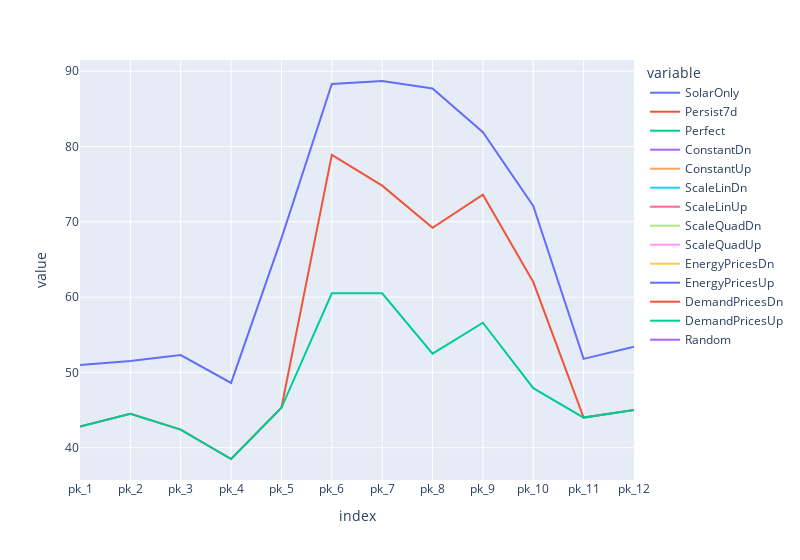

This figure's notebook cell:
### Code cell
r.sort_values('p_Ct')[[f'pk_{i}' for i in range(1,13)]].T.plot(width=800)

### Figure 1 — Plotly figure (JSON) as saved in the notebook; plotly's stock layout.template omitted (floating-point values rounded to 4 significant figures)
{"data": [{"hovertemplate": "variable=SolarOnly<br>index=%{x}<br>value=%{y}<extra></extra>", "legendgroup": "SolarOnly", "line": {"color": "#636efa", "dash": "solid"}, "marker": {"symbol": "circle"}, "mode": "lines", "name": "SolarOnly", "orientation": "v", "showlegend": true, "type": "scatter", "x": ["pk_1", "pk_2", "pk_3", "pk_4", "pk_5", "pk_6", "pk_7", "pk_8", "pk_9", "pk_10", "pk_11", "pk_12"], "xaxis": "x", "y": [51, 51.5, 52.3, 48.6, 67.8, 88.3, 88.7, 87.7, 81.9, 72.1, 51.8, 53.4], "yaxis": "y"}, {"hovertemplate": "variable=Persist7d<br>index=%{x}<br>value=%{y}<extra></extra>", "legendgroup": "Persist7d", "line": {"color": "#EF553B", "dash": "solid"}, "marker": {"symbol": "circle"}, "mode": "lines", "name": "Persist7d", "orientation": "v", "showlegend": true, "type": "scatter", "x": ["pk_1", "pk_2", "pk_3", "pk_4", "pk_5", "pk_6", "pk_7", "pk_8", "pk_9", "pk_10", "pk_11", "pk_12"], "xaxis": "x", "y": [42.8, 44.5, 42.4, 38.5, 45.3, 78.9, 74.8, 69.2, 73.6, 62, 44, 45], "yaxis": "y"}, {"hovertemplate": "variable=Perfect<br>index=%{x}<br>value=%{y}<extra></extra>", "legendgroup": "Perfect", "line": {"color": "#00cc96", "dash": "solid"}, "marker": {"symbol": "circle"}, "mode": "lines", "name": "Perfect", "orientation": "v", "showlegend": true, "type": "scatter", "x": ["pk_1", "pk_2", "pk_3", "pk_4", "pk_5", "pk_6", "pk_7", "pk_8", "pk_9", "pk_10", "pk_11", "pk_12"], "xaxis": "x", "y": [42.8, 44.5, 42.4, 38.5, 45.3, 60.5, 60.5, 52.5, 56.6, 47.9, 44, 45], "yaxis": "y"}, {"hovertemplate": "variable=ConstantDn<br>index=%{x}<br>value=%{y}<extra></extra>", "legendgroup": "ConstantDn", "line": {"color": "#ab63fa", "dash": "solid"}, "marker": {"symbol": "circle"}, "mode": "lines", "name": "ConstantDn", "orientation": "v", "showlegend": true, "type": "scatter", "x": ["pk_1", "pk_2", "pk_3", "pk_4", "pk_5", "pk_6", "pk_7", "pk_8", "pk_9", "pk_10", "pk_11", "pk_12"], "xaxis": "x", "y": [null, null, null, null, null, null, null, null, null, null, null, null], "yaxis": "y"}, {"hovertemplate": "variable=ConstantUp<br>index=%{x}<br>value=%{y}<extra></extra>", "legendgroup": "ConstantUp", "line": {"color": "#FFA15A", "dash": "solid"}, "marker": {"symbol": "circle"}, "mode": "lines", "name": "ConstantUp", "orientation": "v", "showlegend": true, "type": "scatter", "x": ["pk_1", "pk_2", "pk_3", "pk_4", "pk_5", "pk_6", "pk_7", "pk_8", "pk_9", "pk_10", "pk_11", "pk_12"], "xaxis": "x", "y": [null, null, null, null, null, null, null, null, null, null, null, null], "yaxis": "y"}, {"hovertemplate": "variable=ScaleLinDn<br>index=%{x}<br>value=%{y}<extra></extra>", "legendgroup": "ScaleLinDn", "line": {"color": "#19d3f3", "dash": "solid"}, "marker": {"symbol": "circle"}, "mode": "lines", "name": "ScaleLinDn", "orientation": "v", "showlegend": true, "type": "scatter", "x": ["pk_1", "pk_2", "pk_3", "pk_4", "pk_5", "pk_6", "pk_7", "pk_8", "pk_9", "pk_10", "pk_11", "pk_12"], "xaxis": "x", "y": [null, null, null, null, null, null, null, null, null, null, null, null], "yaxis": "y"}, {"hovertemplate": "variable=ScaleLinUp<br>index=%{x}<br>value=%{y}<extra></extra>", "legendgroup": "ScaleLinUp", "line": {"color": "#FF6692", "dash": "solid"}, "marker": {"symbol": "circle"}, "mode": "lines", "name": "ScaleLinUp", "orientation": "v", "showlegend": true, "type": "scatter", "x": ["pk_1", "pk_2", "pk_3", "pk_4", "pk_5", "pk_6", "pk_7", "pk_8", "pk_9", "pk_10", "pk_11", "pk_12"], "xaxis": "x", "y": [null, null, null, null, null, null, null, null, null, null, null, null], "yaxis": "y"}, {"hovertemplate": "variable=ScaleQuadDn<br>index=%{x}<br>value=%{y}<extra></extra>", "legendgroup": "ScaleQuadDn", "line": {"color": "#B6E880", "dash": "solid"}, "marker": {"symbol": "circle"}, "mode": "lines", "name": "ScaleQuadDn", "orientation": "v", "showlegend": true, "type": "scatter", "x": ["pk_1", "pk_2", "pk_3", "pk_4", "pk_5", "pk_6", "pk_7", "pk_8", "pk_9", "pk_10", "pk_11", "pk_12"], "xaxis": "x", "y": [null, null, null, null, null, null, null, null, null, null, null, null], "yaxis": "y"}, {"hovertemplate": "variable=ScaleQuadUp<br>index=%{x}<br>value=%{y}<extra></extra>", "legendgroup": "ScaleQuadUp", "line": {"color": "#FF97FF", "dash": "solid"}, "marker": {"symbol": "circle"}, "mode": "lines", "name": "ScaleQuadUp", "orientation": "v", "showlegend": true, "type": "scatter", "x": ["pk_1", "pk_2", "pk_3", "pk_4", "pk_5", "pk_6", "pk_7", "pk_8", "pk_9", "pk_10", "pk_11", "pk_12"], "xaxis": "x", "y": [null, null, null, null, null, null, null, null, null, null, null, null], "yaxis": "y"}, {"hovertemplate": "variable=EnergyPricesDn<br>index=%{x}<br>value=%{y}<extra></extra>", "legendgroup": "EnergyPricesDn", "line": {"color": "#FECB52", "dash": "solid"}, "marker": {"symbol": "circle"}, "mode": "lines", "name": "EnergyPricesDn", "orientation": "v", "showlegend": true, "type": "scatter", "x": ["pk_1", "pk_2", "pk_3", "pk_4", "pk_5", "pk_6", "pk_7", "pk_8", "pk_9", "pk_10", "pk_11", "pk_12"], "xaxis": "x", "y": [null, null, null, null, null, null, null, null, null, null, null, null], "yaxis": "y"}, {"hovertemplate": "variable=EnergyPricesUp<br>index=%{x}<br>value=%{y}<extra></extra>", "legendgroup": "EnergyPricesUp", "line": {"color": "#636efa", "dash": "solid"}, "marker": {"symbol": "circle"}, "mode": "lines", "name": "EnergyPricesUp", "orientation": "v", "showlegend": true, "type": "scatter", "x": ["pk_1", "pk_2", "pk_3", "pk_4", "pk_5", "pk_6", "pk_7", "pk_8", "pk_9", "pk_10", "pk_11", "pk_12"], "xaxis": "x", "y": [null, null, null, null, null, null, null, null, null, null, null, null], "yaxis": "y"}, {"hovertemplate": "variable=DemandPricesDn<br>index=%{x}<br>value=%{y}<extra></extra>", "legendgroup": "DemandPricesDn", "line": {"color": "#EF553B", "dash": "solid"}, "marker": {"symbol": "circle"}, "mode": "lines", "name": "DemandPricesDn", "orientation": "v", "showlegend": true, "type": "scatter", "x": ["pk_1", "pk_2", "pk_3", "pk_4", "pk_5", "pk_6", "pk_7", "pk_8", "pk_9", "pk_10", "pk_11", "pk_12"], "xaxis": "x", "y": [null, null, null, null, null, null, null, null, null, null, null, null], "yaxis": "y"}, {"hovertemplate": "variable=DemandPricesUp<br>index=%{x}<br>value=%{y}<extra></extra>", "legendgroup": "DemandPricesUp", "line": {"color": "#00cc96", "dash": "solid"}, "marker": {"symbol": "circle"}, "mode": "lines", "name": "DemandPricesUp", "orientation": "v", "showlegend": true, "type": "scatter", "x": ["pk_1", "pk_2", "pk_3", "pk_4", "pk_5", "pk_6", "pk_7", "pk_8", "pk_9", "pk_10", "pk_11", "pk_12"], "xaxis": "x", "y": [null, null, null, null, null, null, null, null, null, null, null, null], "yaxis": "y"}, {"hovertemplate": "variable=Random<br>index=%{x}<br>value=%{y}<extra></extra>", "legendgroup": "Random", "line": {"color": "#ab63fa", "dash": "solid"}, "marker": {"symbol": "circle"}, "mode": "lines", "name": "Random", "orientation": "v", "showlegend": true, "type": "scatter", "x": ["pk_1", "pk_2", "pk_3", "pk_4", "pk_5", "pk_6", "pk_7", "pk_8", "pk_9", "pk_10", "pk_11", "pk_12"], "xaxis": "x", "y": [null, null, null, null, null, null, null, null, null, null, null, null], "yaxis": "y"}], "layout": {"legend": {"title": {"text": "variable"}, "tracegroupgap": 0}, "margin": {"t": 60}, "width": 800, "xaxis": {"anchor": "y", "domain": [0, 1], "title": {"text": "index"}}, "yaxis": {"anchor": "x", "domain": [0, 1], "title": {"text": "value"}}}}
